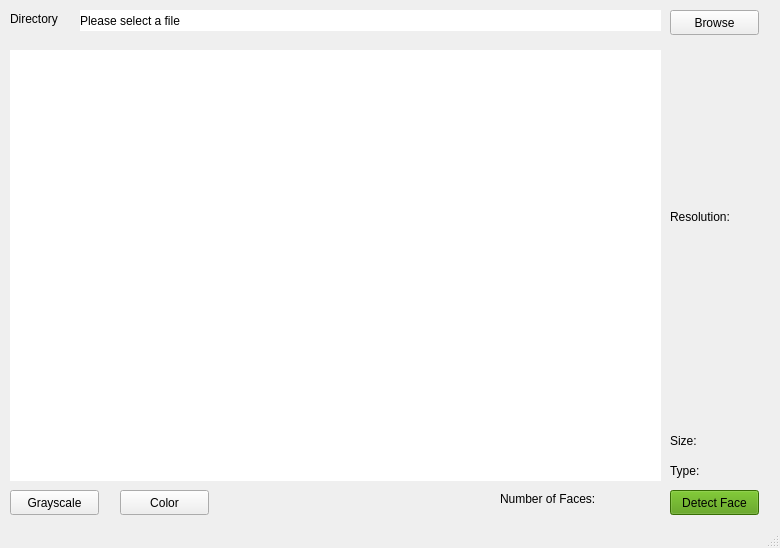
<?xml version="1.0" encoding="UTF-8"?>
<ui version="4.0">
 <class>MainWindow</class>
 <widget class="QMainWindow" name="MainWindow">
  <property name="geometry">
   <rect>
    <x>0</x>
    <y>0</y>
    <width>780</width>
    <height>548</height>
   </rect>
  </property>
  <property name="windowTitle">
   <string>MainWindow</string>
  </property>
  <widget class="QWidget" name="centralwidget">
   <widget class="QLabel" name="label">
    <property name="geometry">
     <rect>
      <x>10</x>
      <y>10</y>
      <width>71</width>
      <height>17</height>
     </rect>
    </property>
    <property name="text">
     <string>Directory</string>
    </property>
   </widget>
   <widget class="QPushButton" name="pushButton">
    <property name="geometry">
     <rect>
      <x>670</x>
      <y>10</y>
      <width>89</width>
      <height>25</height>
     </rect>
    </property>
    <property name="text">
     <string>Browse</string>
    </property>
   </widget>
   <widget class="QPushButton" name="pushButton_3">
    <property name="geometry">
     <rect>
      <x>670</x>
      <y>490</y>
      <width>89</width>
      <height>25</height>
     </rect>
    </property>
    <property name="styleSheet">
     <string notr="true">background-color: rgb(78, 154, 6);</string>
    </property>
    <property name="text">
     <string>Detect Face</string>
    </property>
   </widget>
   <widget class="QLabel" name="label_2">
    <property name="geometry">
     <rect>
      <x>10</x>
      <y>50</y>
      <width>651</width>
      <height>431</height>
     </rect>
    </property>
    <property name="autoFillBackground">
     <bool>false</bool>
    </property>
    <property name="styleSheet">
     <string notr="true">background-color: rgb(255, 255, 255);</string>
    </property>
    <property name="text">
     <string/>
    </property>
   </widget>
   <widget class="QLabel" name="label_3">
    <property name="geometry">
     <rect>
      <x>670</x>
      <y>460</y>
      <width>101</width>
      <height>21</height>
     </rect>
    </property>
    <property name="text">
     <string>Type:</string>
    </property>
   </widget>
   <widget class="QLabel" name="label_4">
    <property name="geometry">
     <rect>
      <x>670</x>
      <y>430</y>
      <width>101</width>
      <height>21</height>
     </rect>
    </property>
    <property name="text">
     <string>Size:</string>
    </property>
   </widget>
   <widget class="QLabel" name="label_5">
    <property name="geometry">
     <rect>
      <x>670</x>
      <y>210</y>
      <width>101</width>
      <height>171</height>
     </rect>
    </property>
    <property name="text">
     <string>Resolution:</string>
    </property>
    <property name="alignment">
     <set>Qt::AlignLeading|Qt::AlignLeft|Qt::AlignTop</set>
    </property>
    <property name="wordWrap">
     <bool>true</bool>
    </property>
   </widget>
   <widget class="QLabel" name="label_6">
    <property name="geometry">
     <rect>
      <x>500</x>
      <y>490</y>
      <width>151</width>
      <height>17</height>
     </rect>
    </property>
    <property name="text">
     <string>Number of Faces: </string>
    </property>
   </widget>
   <widget class="QLabel" name="label_7">
    <property name="geometry">
     <rect>
      <x>80</x>
      <y>10</y>
      <width>581</width>
      <height>21</height>
     </rect>
    </property>
    <property name="styleSheet">
     <string notr="true">background-color: rgb(255, 255, 255);</string>
    </property>
    <property name="text">
     <string>Please select a file</string>
    </property>
   </widget>
   <widget class="QPushButton" name="pushButton_4">
    <property name="geometry">
     <rect>
      <x>10</x>
      <y>490</y>
      <width>89</width>
      <height>25</height>
     </rect>
    </property>
    <property name="text">
     <string>Grayscale</string>
    </property>
   </widget>
   <widget class="QPushButton" name="pushButton_5">
    <property name="geometry">
     <rect>
      <x>120</x>
      <y>490</y>
      <width>89</width>
      <height>25</height>
     </rect>
    </property>
    <property name="text">
     <string>Color</string>
    </property>
   </widget>
  </widget>
  <widget class="QStatusBar" name="statusbar"/>
 </widget>
 <resources/>
 <connections/>
</ui>
